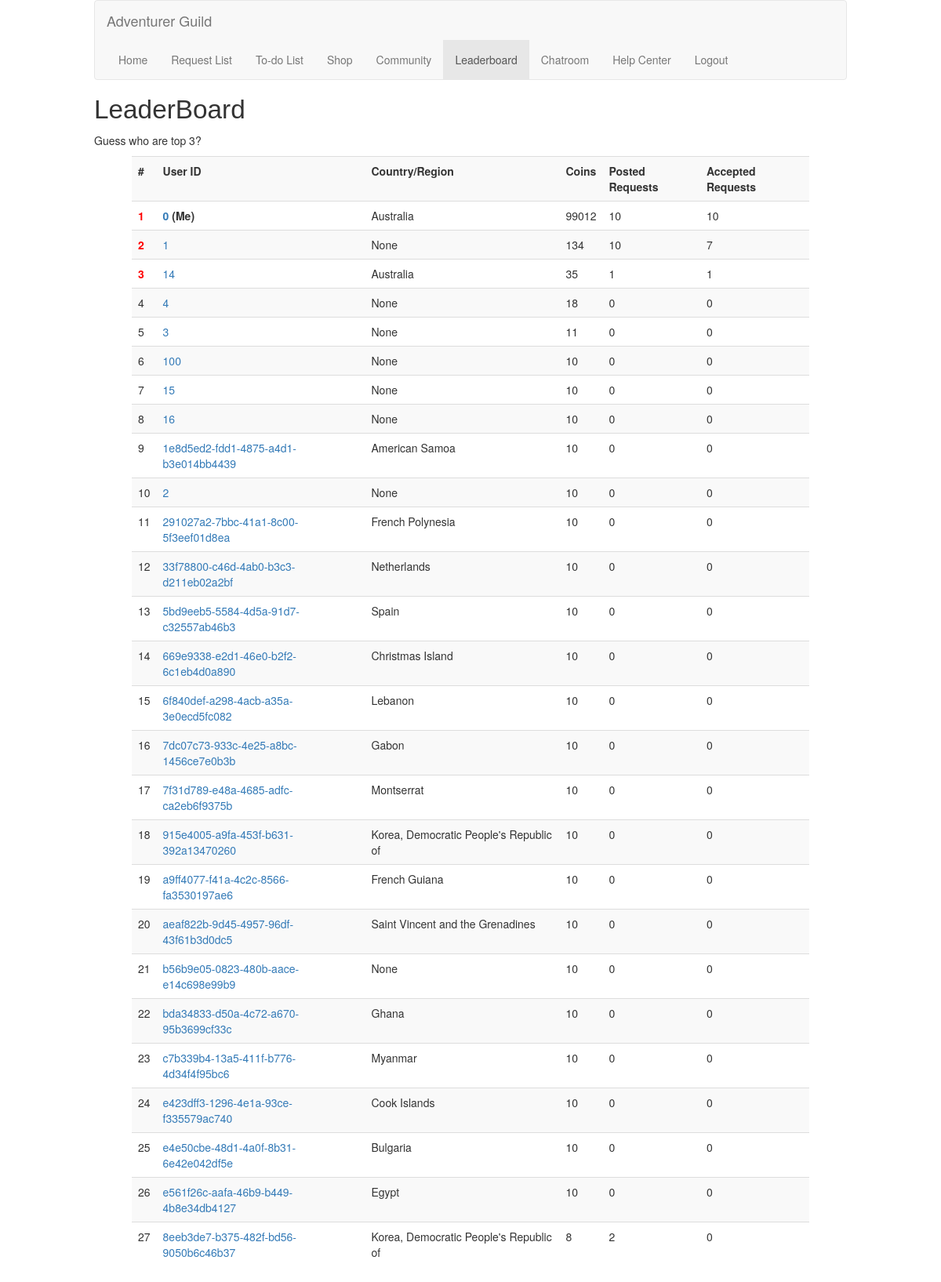
/leaderboard (signed in), run on an earlier commit of the app's database.
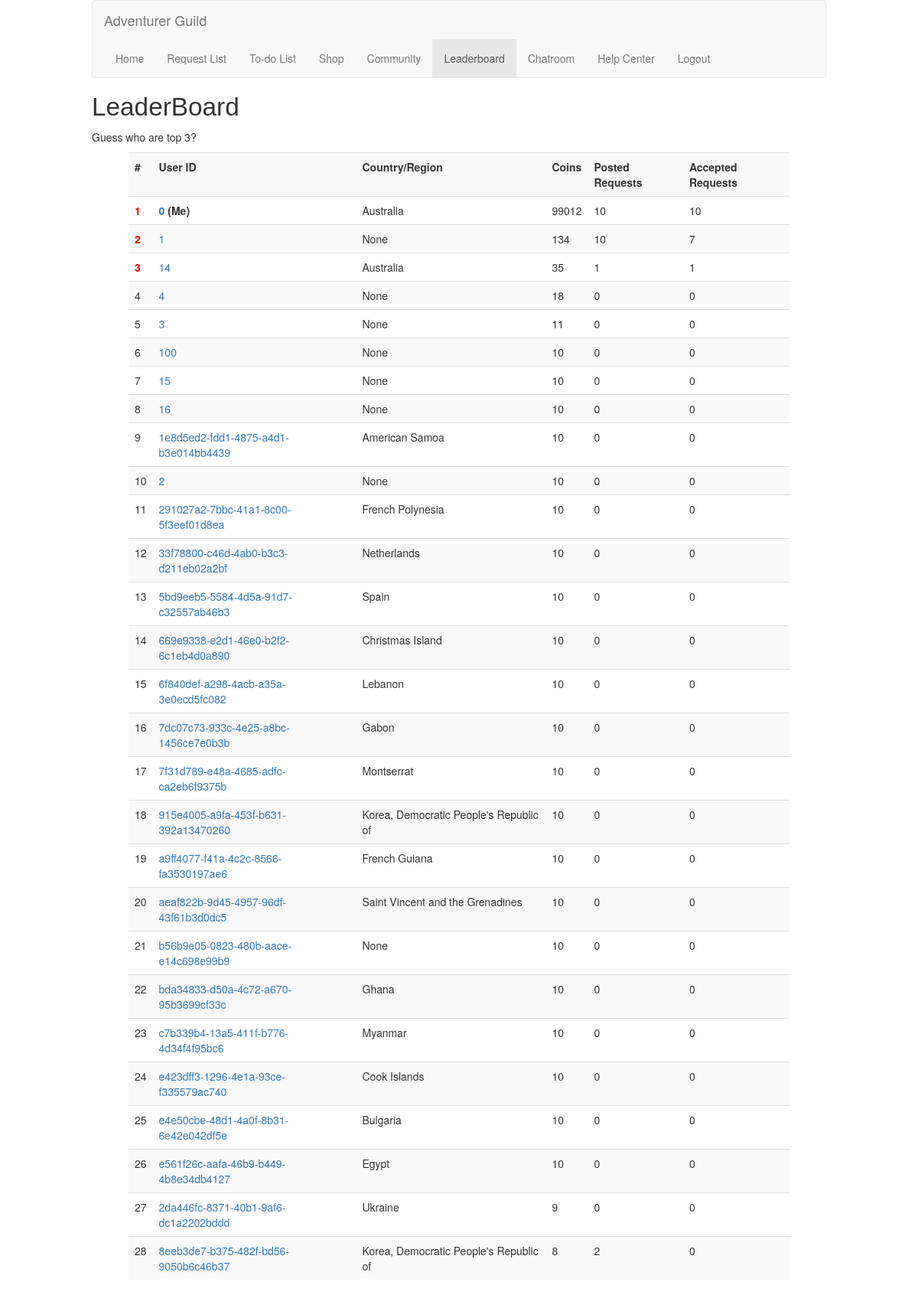
And on a later commit of the database.
### models/sqlmodels.py (models this page shows, shortened)
class UserInfo(db.Model):
    __tablename__ = 'users'
    userID = Column(String(120), primary_key=True)
    email = Column(String(120), nullable=False)
    password = Column(String(120), nullable=False)
    coins = Column(Integer, nullable=False, default=10)
    avatar = Column(Text, nullable=False, default="default")
    country = Column(Text, nullable=False)
    pincode = Column(Text, nullable=False, default="123")

### routes.py (the view)
    @mainBluePrint.route("/leaderboard")
    @login_required
    def leaderBoard():
        currentUserID = current_user.id
        requestCount, todoCount = getCountForLeaderboard()
        result = db.session.query(UserInfo). \
                    outerjoin(requestCount, UserInfo.userID == requestCount.c.userID). \
                    outerjoin(todoCount, UserInfo.userID == todoCount.c.userID). \
                    add_columns(UserInfo.userID, UserInfo.coins, UserInfo.country,
                                func.coalesce(requestCount.c.requestcount, 0).label("requestcount"),
                                func.coalesce(todoCount.c.todocount, 0).label("todoidcount")). \
                    group_by(UserInfo.userID). \
                    order_by(UserInfo.coins.desc()).all()
        if result:
            return render_template("leaderboard.html", result=result, curusrid=currentUserID)
        else:
            return render_template("leaderboard.html", errmsg=f"We cannot find any content.")

### apps/get.py (called while the page is built)
def getCountForLeaderboard():
    requestCount = db.session.query(Requests.userID, func.count(Requests.userID).label("requestcount")). \
                    group_by(Requests.userID).subquery()
    todoCount = db.session.query(Todo.userID, func.count(Todo.userID).label("todocount")). \
                    group_by(Todo.userID).subquery()
    return requestCount, todoCount

### routes.py (called while the page is built)
    @login_manager.user_loader
    def load_user(user_id):
        return User(user_id)

### templates/leaderboard.html (shortened to what this page needs)
{% extends 'base.html' %}
{% block content %}
    <h1 id="pageBanner">LeaderBoard</h1>
    <p>Guess who are top 3?</p>
    <table class="table table-striped listcontents">
        <tbody>
        <tr>
            <th scope="col">#</th>
            <th scope="col">User ID</th>
            <th scope="col">Country/Region</th>
            <th scope="col">Coins</th>
            <th scope="col">Posted Requests</th>
            <th scope="col">Accepted Requests</th>
        </tr>
        {% for resultitem in result %}
            <tr>
                {% if loop.index|int <= 3 %}
                    <td class="top3"> {{ loop.index }}</td>
                {% else %}
                    <td>{{ loop.index }}</td>
                {% endif %}
                {% if resultitem.userID == curusrid %}
                    <td><b> <a href="profile/{{resultitem.userID}}" title="View Details">{{ resultitem.userID }}</a> (Me)</b></td>
                {% else %}
                    <td><a href="profile/{{resultitem.userID}}" title="View Details">{{ resultitem.userID }}</a></td>
                {% endif %}
                <td>{{ resultitem.country }}</td>
                <td>{{ resultitem.coins }}</td>
                <td>{{ resultitem.requestcount }}</td>
                <td>{{ resultitem.todoidcount }}</td>
            </tr>
        {% endfor %}
        </tbody>
    </table>
{% endblock %}

What changed in the data, as far as the page shows it:
added UserInfo: userID "2da446fc-8371-40b1-9af6-dc1a2202bddd", country "Ukraine", coins "9", requestcount "0", todoidcount "0"
